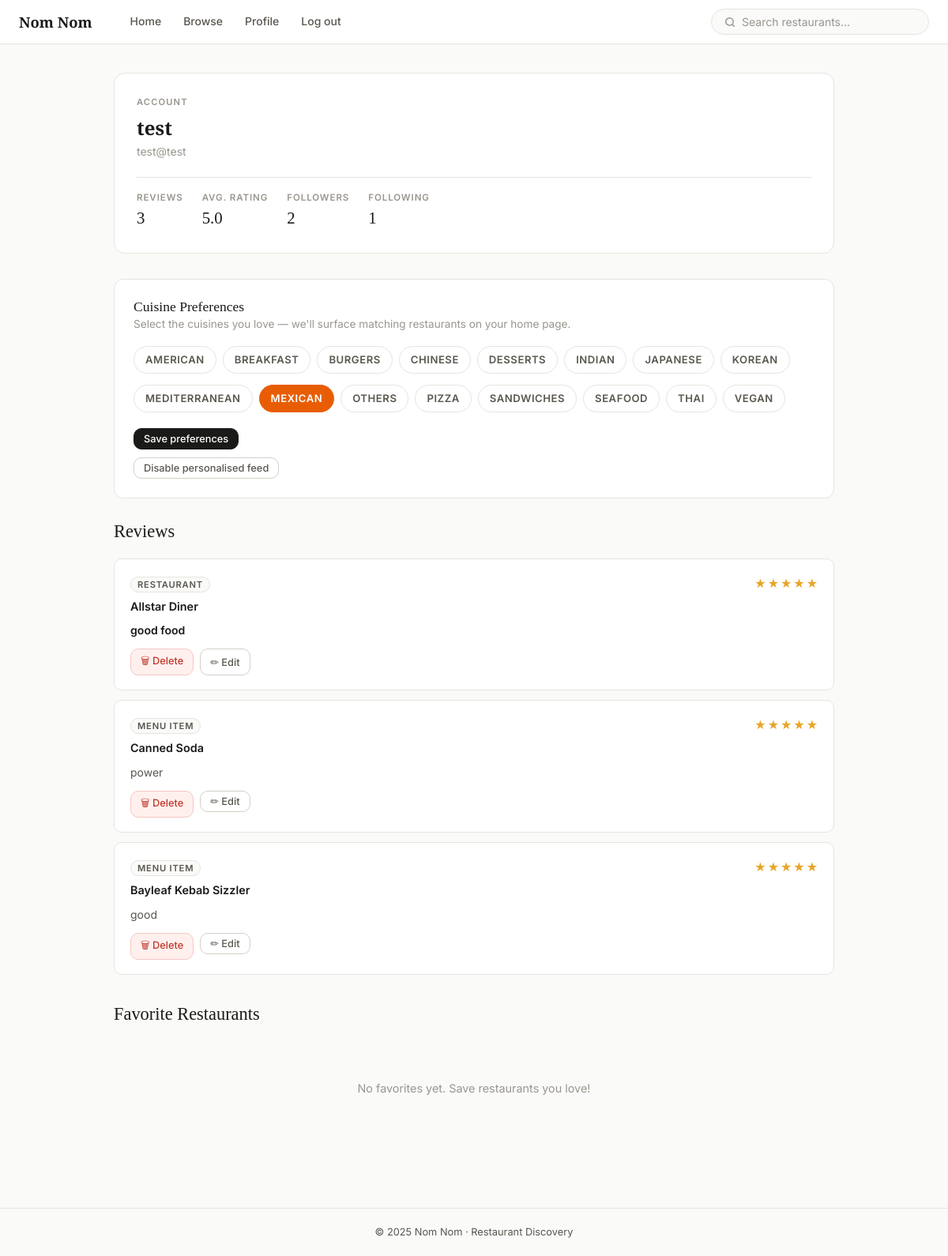
Screenshot of /profile (signed in) with the database file from the repository.
### tables this page shows
CREATE TABLE categories (
    category_id INTEGER PRIMARY KEY AUTOINCREMENT,
    name TEXT NOT NULL,
    description TEXT
);

CREATE TABLE restaurant_reviews (
    review_id INTEGER PRIMARY KEY AUTOINCREMENT,
    restaurant_id INTEGER NOT NULL,
    user_id INTEGER NOT NULL,
    rating INTEGER NOT NULL CHECK(rating BETWEEN 1 AND 5),
    title TEXT,
    content TEXT,
    upvotes INTEGER DEFAULT 0,
    UNIQUE (user_id, restaurant_id),
    FOREIGN KEY (restaurant_id) REFERENCES restaurants(restaurant_id),
    FOREIGN KEY (user_id) REFERENCES users(user_id) ON DELETE CASCADE
);

CREATE TABLE restaurants (
    restaurant_id INTEGER PRIMARY KEY AUTOINCREMENT,
    name TEXT NOT NULL,
    category_id INTEGER,
    price_range TEXT,
    full_address TEXT,
    city TEXT,
    state TEXT,
    latitude REAL,
    longitude REAL,
    avg_rating REAL DEFAULT 0.00,
    total_reviews INTEGER DEFAULT 0,
    FOREIGN KEY (category_id) REFERENCES categories(category_id)
);

CREATE TABLE menu_item_reviews (
    review_id INTEGER PRIMARY KEY AUTOINCREMENT,
    item_id INTEGER NOT NULL,
    user_id INTEGER NOT NULL,
    rating INTEGER NOT NULL CHECK(rating BETWEEN 1 AND 5),
    content TEXT,
    upvotes INTEGER DEFAULT 0,
    UNIQUE (user_id, item_id),
    FOREIGN KEY (item_id)  REFERENCES menu_items(item_id),
    FOREIGN KEY (user_id)  REFERENCES users(user_id) ON DELETE CASCADE
);

CREATE TABLE menu_items (
    item_id INTEGER PRIMARY KEY AUTOINCREMENT,
    restaurant_id INTEGER NOT NULL,
    menu_category_id INTEGER,
    name TEXT NOT NULL,
    description TEXT,
    price REAL,
    avg_rating REAL DEFAULT 0.00,
    total_reviews INTEGER DEFAULT 0,
    FOREIGN KEY (restaurant_id) REFERENCES restaurants(restaurant_id),
    FOREIGN KEY (menu_category_id) REFERENCES menu_categories(menu_category_id)
);

### web/app.py (the view)
@app.route("/profile")
@login_required
def profile():
    uid      = current_user()["user_id"]
    history  = db.get_user_review_history(uid)
    favs     = db.get_user_favorites(uid)
    follow_counts = db.get_follow_counts(uid)
    following = db.get_following(uid)
    followers = db.get_followers(uid)
    user_prefs = prefs.get_preferences(uid)
    all_cats   = db.get_all_categories()
    return render_template(
        "profile.html",
        history=history,
        favs=favs,
        counts=follow_counts,
        following=following,
        followers=followers,
        user_prefs=user_prefs,
        all_cats=all_cats,
    )

### preferences.py (called while the page is built)
def _load() -> dict:
    if not os.path.exists(_PREF_PATH):
        return {"_schema": {}, "users": {}}
    with open(_PREF_PATH, "r", encoding="utf-8") as f:
        return json.load(f)

def get_preferences(user_id: int) -> dict:
    data = _load()
    key  = str(user_id)
    return data["users"].get(key, {
        "cuisine_preferences": [],
        "price_range":         None,
        "show_personalized":   True,
    })

### sqlQueries.py (called while the page is built)
def get_connection() -> sqlite3.Connection:
    conn = sqlite3.connect(DB_PATH)
    conn.row_factory = sqlite3.Row
    conn.execute("PRAGMA journal_mode = WAL")
    conn.execute("PRAGMA foreign_keys = ON")
    return conn

def get_all_categories() -> list[dict]:
    with get_connection() as conn:
        rows = conn.execute(
            "SELECT category_id, name FROM categories GROUP BY name ORDER BY name"
        ).fetchall()
    return [dict(r) for r in rows]

def get_user_favorites(uid: int) -> list[dict]:
    with get_connection() as conn:
        rows = conn.execute("""
            SELECT f.favorite_id, f.restaurant_id, r.name
            FROM favorites f
            JOIN restaurants r ON r.restaurant_id = f.restaurant_id
            WHERE f.user_id = ?
            ORDER BY r.name
        """, (uid,)).fetchall()
    return [dict(r) for r in rows]

def get_followers(user_id: int) -> list[dict]:
    with get_connection() as conn:
        rows = conn.execute("""
            SELECT u.user_id, u.username
            FROM follows f
            JOIN users u ON u.user_id = f.follower_id
            WHERE f.followee_id = ?
            ORDER BY u.username
        """, (user_id,)).fetchall()
    return [dict(r) for r in rows]

def get_following(user_id: int) -> list[dict]:
    with get_connection() as conn:
        rows = conn.execute("""
            SELECT u.user_id, u.username
            FROM follows f
            JOIN users u ON u.user_id = f.followee_id
            WHERE f.follower_id = ?
            ORDER BY u.username
        """, (user_id,)).fetchall()
    return [dict(r) for r in rows]

def get_follow_counts(user_id: int) -> dict:
    with get_connection() as conn:
        followers = conn.execute(
            "SELECT COUNT(*) FROM follows WHERE followee_id=?", (user_id,)
        ).fetchone()[0]
        following = conn.execute(
            "SELECT COUNT(*) FROM follows WHERE follower_id=?", (user_id,)
        ).fetchone()[0]
    return {"followers": followers, "following": following}

### web/app.py (called while the page is built)
def current_user():
    return session.get("user")

### web/templates/profile.html (shortened to what this page needs)
{% extends "base.html" %}
{% block content %}
<div class="profile-layout">
  <div id="profile-header">
    <div>
      <p class="eyebrow">Account</p>
      <div class="profile-name">{{ user.username }}</div>
      <div class="profile-email">{{ user.email }}</div>
    </div>
    <div class="profile-stats">
      <div>
        <div class="profile-stat-label">Reviews</div>
        <div class="profile-stat-value">{{ history|length }}</div>
      </div>
      <div>
        <div class="profile-stat-label">Avg. rating</div>
        <div class="profile-stat-value">
          {% if history %}
            {{ "%.1f"|format((history|map(attribute='rating')|list|sum) / history|length) }}
          {% else %}—{% endif %}
        </div>
      </div>
      <div>
        <div class="profile-stat-btn" onclick="toggleModal('followers-modal')">
          <div class="profile-stat-label">Followers</div>
          <div class="profile-stat-value">{{ counts.followers }}</div>
        </div>
      </div>
      <div>
        <div class="profile-stat-btn" onclick="toggleModal('following-modal')">
          <div class="profile-stat-label">Following</div>
          <div class="profile-stat-value">{{ counts.following }}</div>
        </div>
      </div>
    </div>
  </div>
  <div id="preferences" class="pref-panel">
    <h2>Cuisine Preferences</h2>
    <p class="pref-hint">Select the cuisines you love — we'll surface matching restaurants on your home page.</p>
    <form method="POST" action="{{ url_for('save_cuisine_preferences') }}">
      <div class="pref-chip-grid">
        {% for cat in all_cats %}
          <label class="pref-chip {% if cat.category_id in user_prefs.get('cuisine_preferences', []) %}pref-chip--on{% endif %}">
            {{ cat.name }}
          </label>
        {% endfor %}
      </div>
      <div style="margin-top:14px">
        <button type="submit" class="btn btn--primary btn--sm">Save preferences</button>
      </div>
    </form>
    <form method="POST" action="{{ url_for('toggle_personalised') }}" style="margin-top:10px">
      <button type="submit" class="btn btn--ghost btn--sm">
        {{ 'Disable' if user_prefs.get('show_personalized', True) else 'Enable' }} personalised feed
      </button>
    </form>
  </div>
  <div id="reviews_container">
    <h2>Reviews</h2>
    {% if history %}
      {% for review in history %}
        <div class="review">
          <div class="review__header">
            <div>
              <span class="review__type">{{ review.review_type|replace('_',' ')|title }}</span>
              <div class="review__subject">{{ review.subject }}</div>
            </div>
            <div class="stars">
              {% for i in range(1,6) %}
                <span class="stars_icon {% if i <= review.rating %}filled{% endif %}">★</span>
              {% endfor %}
            </div>
          </div>
          {% if review.title %}
            <div class="review__title">{{ review.title }}</div>
          {% endif %}
          {% if review.content %}
            <p class="review__content">{{ review.content }}</p>
          {% endif %}
          <div class="review__actions">
            {% if review.review_type == 'menu_item' %}
              <form method="POST" action="{{ url_for('delete_review', rev_id=review.review_id, rev_type='men') }}"
                    onsubmit="return confirm('Delete your review?')">
                <button type="submit" class="btn btn--danger btn--sm">🗑 Delete</button>
              </form>
              <div id="ir-view-{{ review.review_id }}">
                <button onclick="toggleItemEdit({{ review.review_id }})" class="btn btn--ghost btn--sm">✏ Edit</button>
              </div>
            {% elif review.review_type == 'restaurant' %}
              <form method="POST" action="{{ url_for('delete_review', rev_id=review.review_id, rev_type='res') }}"
                    onsubmit="return confirm('Delete your review?')">
                <button type="submit" class="btn btn--danger btn--sm">🗑 Delete</button>
              </form>
              <button onclick="toggleRestEdit({{ review.review_id }})" class="btn btn--ghost btn--sm">✏ Edit</button>
            {% endif %}
          </div>
        </div>
      {% endfor %}
    {% else %}
      <div class="empty-state">No reviews yet. Go explore some restaurants!</div>
    {% endif %}
  </div>
  <div id="favorites-container">
    <h2>Favorite Restaurants</h2>
    {% if favs %}
      <ul class="fav-list">
        {% for f in favs %}
          <li>
            <a href="{{ url_for('restaurant', rid=f.restaurant_id) }}" class="fav-item">
              {{ f.name }}
            </a>
          </li>
        {% endfor %}
      </ul>
    {% else %}
      <div class="empty-state">No favorites yet. Save restaurants you love!</div>
    {% endif %}
  </div>
</div>
{% endblock %}

### rows the page displays
categories: name "AMERICAN"
categories: name "BREAKFAST"
categories: name "BURGERS"
categories: name "CHINESE"
categories: name "DESSERTS"
categories: name "INDIAN"
categories: name "JAPANESE"
categories: name "KOREAN"
categories: name "MEDITERRANEAN"
categories: name "MEXICAN"
categories: name "OTHERS"
categories: name "PIZZA"
categories: name "SANDWICHES"
categories: name "SEAFOOD"
categories: name "THAI"
categories: name "VEGAN"
restaurant_reviews: review_type "RESTAURANT", subject "Allstar Diner", title "good food"
menu_item_reviews: review_type "MENU ITEM", subject "Canned Soda", content "power"
menu_item_reviews: review_type "MENU ITEM", subject "Bayleaf Kebab Sizzler", content "good"

### other values shown
{{ user.username }} "test"
{{ user.email }} "test@test"
{{ history|length }} "3"
{{ counts.followers }} "2"
{{ counts.following }} "1"
{{ 'Disable' if user_prefs.get('show_personalized', True) else 'Enable' }} "Disable"
{{ 2025 }} "2025"
